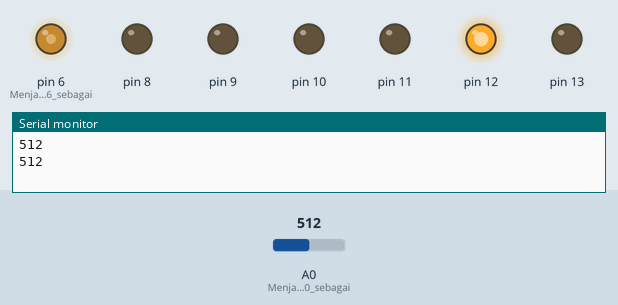
This sketch was run on a simulated Arduino Uno, built with avr-gcc and run on an emulated ATmega328P. Parts: output pins drawn as LEDs (lit = HIGH), the last lines printed to the serial monitor. Inputs (shaded band) come from the test bench; at power-on: A0 (Menjadikan_pin_A0_sebagai) = 512.

Above: at 4.4 s.
4.5 s: A0 (Menjadikan_pin_A0_sebagai) set to 716
At 7.7 s:
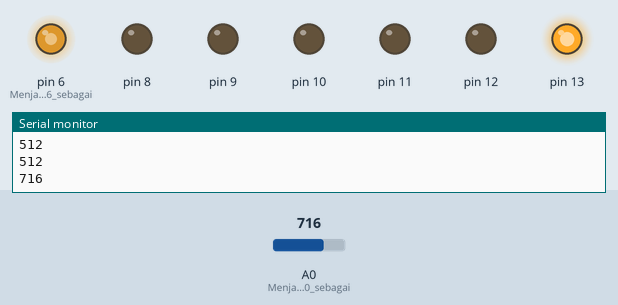
9.8 s: A0 (Menjadikan_pin_A0_sebagai) set to 900
At 11.8 s:
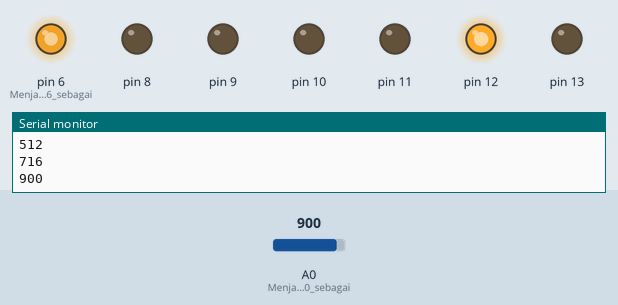
14.4 s: A0 (Menjadikan_pin_A0_sebagai) set to 122
At 17.9 s:
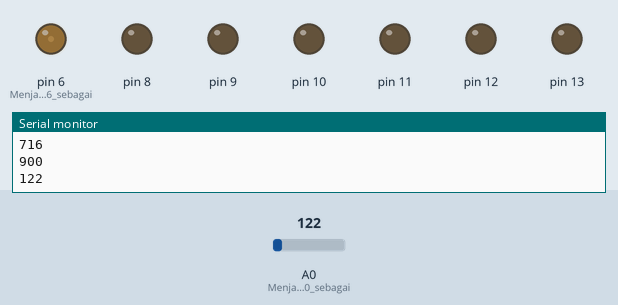
19.0 s: A0 (Menjadikan_pin_A0_sebagai) set to 0
At 22.1 s:
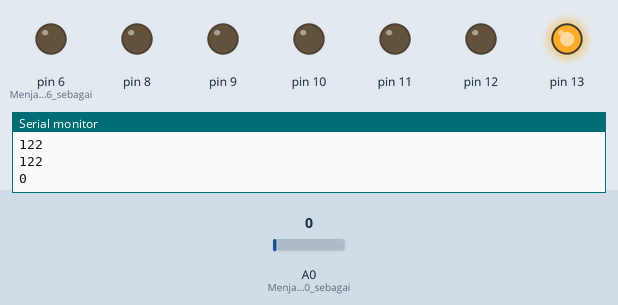
24.2 s: A0 (Menjadikan_pin_A0_sebagai) set to 3
32.9 s: A0 (Menjadikan_pin_A0_sebagai) set to 6
At 37.0 s:
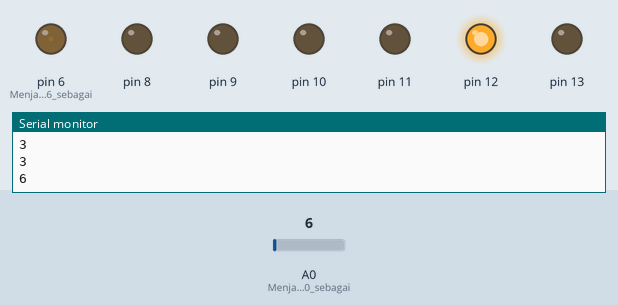
Timing chart, 0 to 38.5 s (numbered marks = the images above; inputs shaded):
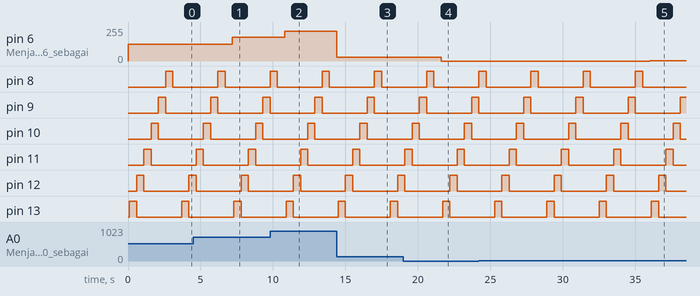

Measured:
- the behaviour switches between 4 and 5 on A0 (Menjadikan_pin_A0_sebagai) (found by bisection; images 4 and 5)
- after the input at 4.5 s, pin 6 (Menjadikan_pin_6_sebagai): 127/255 → 178/255 after 2.7 s
- after the input at 9.8 s, pin 6 (Menjadikan_pin_6_sebagai): 178/255 → 224/255 after 1.0 s
- after the input at 14.4 s, pin 6 (Menjadikan_pin_6_sebagai): 224/255 → 30/255 at once
- after the input at 19.0 s, pin 6 (Menjadikan_pin_6_sebagai): 30/255 → 0/255 after 2.6 s
- after the input at 32.9 s, pin 6 (Menjadikan_pin_6_sebagai): 0/255 → 1/255 after 3.1 s
- by itself, pin 8–13: alternates HIGH for 0.50 s and LOW for 3.1 s

The sketch:

LED_Flip-Flop_and_Light_Intesity_From_LDR.ino
```cpp
// LED Flip Flop dan Mengukur Intesitas Cahaya Menggunkan Sensor LDR

int sensorValue = 0; //Menyimpan nilai input dari sensor LDR

void setup() //Mendeklarasikan mode pin dari terminal yang digunakan
{

  pinMode(A0, INPUT); //Menjadikan pin A0 sebagai input dari sensor LDR
  Serial.begin(9600);
  pinMode(6, OUTPUT); //Menjadikan pin 6 sebagai output dari sensor LDR yang akan dikirimkan ke LED berdasarkan tingkat kecerahan

  pinMode(A0, INPUT);
  pinMode(13, OUTPUT);
  pinMode(12, OUTPUT);
  pinMode(11, OUTPUT);
  pinMode(10, OUTPUT);
  pinMode(9, OUTPUT);
  pinMode(8, OUTPUT);

}

void loop()
{

  sensorValue = analogRead(A0);// Arduino akan membaca nilai dari pin A0 dank akan mendeklarasikannya ke variabel sensor value
  Serial.println(sensorValue);
  analogWrite(6, map(sensorValue,0, 1023, 0, 255));// Menampilkan nilai pada multimeter
  delay(100);// Memberi jeda waktu selama 0,1 detik

  digitalWrite(13, HIGH); // Memberi tegangan positif (+) pada pin LED 1
  delay(500);// Memberi jeda waktu selama 0,5 detik
  digitalWrite(13, LOW); // Memberi tegangan negatif (-) pada pin LED 1
  digitalWrite(12, HIGH);
  delay(500);
  digitalWrite(12, LOW);
  digitalWrite(11, HIGH);
  delay(500);
  digitalWrite(11, LOW);
  digitalWrite(10, HIGH);
  delay(500);
  digitalWrite(10, LOW);
  digitalWrite(9, HIGH);
  delay(500);
  digitalWrite(9, LOW);
  digitalWrite(8, HIGH);
  delay(500);
  digitalWrite(8, LOW);
  delay(500);

}
```
